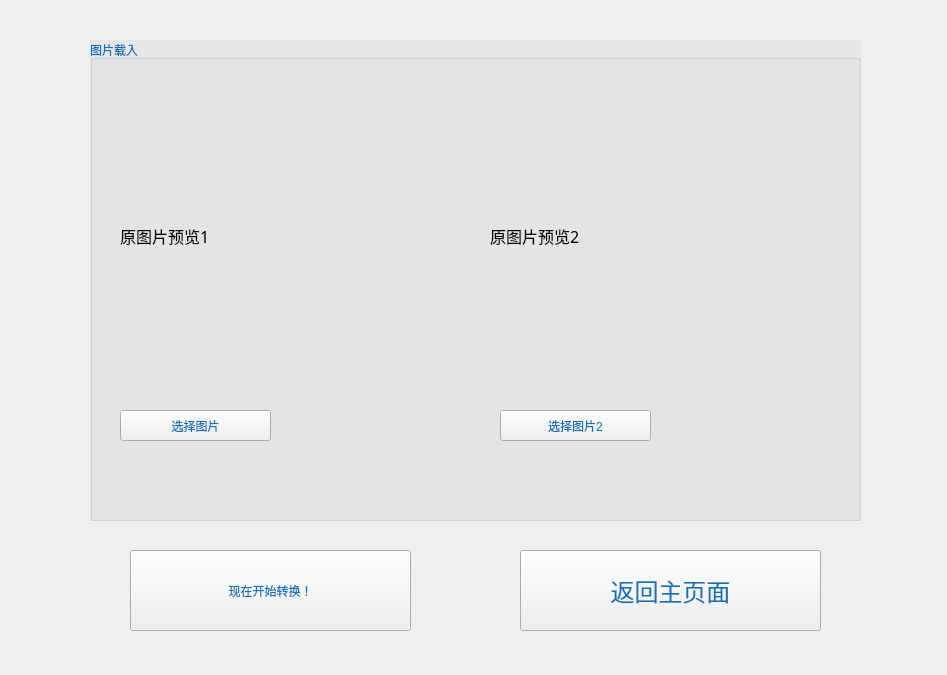
<?xml version="1.0" encoding="UTF-8"?>
<ui version="4.0">
 <class>Form</class>
 <widget class="QWidget" name="Form">
  <property name="geometry">
   <rect>
    <x>0</x>
    <y>0</y>
    <width>947</width>
    <height>675</height>
   </rect>
  </property>
  <property name="windowTitle">
   <string>Form</string>
  </property>
  <widget class="QPushButton" name="pushButton_2">
   <property name="geometry">
    <rect>
     <x>130</x>
     <y>550</y>
     <width>281</width>
     <height>81</height>
    </rect>
   </property>
   <property name="styleSheet">
    <string notr="true">font: 18pt &quot;楷体&quot;;color:rgb(16, 113, 184)</string>
   </property>
   <property name="text">
    <string>现在开始转换！</string>
   </property>
   <property name="icon">
    <iconset>
     <normaloff>../../pikaqiu22.png</normaloff>../../pikaqiu22.png</iconset>
   </property>
   <property name="iconSize">
    <size>
     <width>80</width>
     <height>80</height>
    </size>
   </property>
  </widget>
  <widget class="QGroupBox" name="groupBox">
   <property name="geometry">
    <rect>
     <x>90</x>
     <y>40</y>
     <width>771</width>
     <height>481</height>
    </rect>
   </property>
   <property name="palette">
    <palette>
     <active>
      <colorrole role="WindowText">
       <brush brushstyle="SolidPattern">
        <color alpha="255">
         <red>16</red>
         <green>113</green>
         <blue>184</blue>
        </color>
       </brush>
      </colorrole>
      <colorrole role="Button">
       <brush brushstyle="SolidPattern">
        <color alpha="255">
         <red>16</red>
         <green>113</green>
         <blue>184</blue>
        </color>
       </brush>
      </colorrole>
      <colorrole role="Light">
       <brush brushstyle="SolidPattern">
        <color alpha="255">
         <red>16</red>
         <green>113</green>
         <blue>184</blue>
        </color>
       </brush>
      </colorrole>
      <colorrole role="Midlight">
       <brush brushstyle="SolidPattern">
        <color alpha="255">
         <red>16</red>
         <green>113</green>
         <blue>184</blue>
        </color>
       </brush>
      </colorrole>
      <colorrole role="Dark">
       <brush brushstyle="SolidPattern">
        <color alpha="255">
         <red>16</red>
         <green>113</green>
         <blue>184</blue>
        </color>
       </brush>
      </colorrole>
      <colorrole role="Mid">
       <brush brushstyle="SolidPattern">
        <color alpha="255">
         <red>16</red>
         <green>113</green>
         <blue>184</blue>
        </color>
       </brush>
      </colorrole>
      <colorrole role="Text">
       <brush brushstyle="SolidPattern">
        <color alpha="255">
         <red>0</red>
         <green>0</green>
         <blue>0</blue>
        </color>
       </brush>
      </colorrole>
      <colorrole role="BrightText">
       <brush brushstyle="SolidPattern">
        <color alpha="255">
         <red>16</red>
         <green>113</green>
         <blue>184</blue>
        </color>
       </brush>
      </colorrole>
      <colorrole role="ButtonText">
       <brush brushstyle="SolidPattern">
        <color alpha="255">
         <red>0</red>
         <green>0</green>
         <blue>0</blue>
        </color>
       </brush>
      </colorrole>
      <colorrole role="Base">
       <brush brushstyle="SolidPattern">
        <color alpha="255">
         <red>16</red>
         <green>113</green>
         <blue>184</blue>
        </color>
       </brush>
      </colorrole>
      <colorrole role="Window">
       <brush brushstyle="SolidPattern">
        <color alpha="255">
         <red>231</red>
         <green>231</green>
         <blue>231</blue>
        </color>
       </brush>
      </colorrole>
      <colorrole role="Shadow">
       <brush brushstyle="SolidPattern">
        <color alpha="255">
         <red>16</red>
         <green>113</green>
         <blue>184</blue>
        </color>
       </brush>
      </colorrole>
      <colorrole role="HighlightedText">
       <brush brushstyle="SolidPattern">
        <color alpha="255">
         <red>16</red>
         <green>113</green>
         <blue>184</blue>
        </color>
       </brush>
      </colorrole>
      <colorrole role="AlternateBase">
       <brush brushstyle="SolidPattern">
        <color alpha="255">
         <red>16</red>
         <green>113</green>
         <blue>184</blue>
        </color>
       </brush>
      </colorrole>
      <colorrole role="NoRole">
       <brush brushstyle="SolidPattern">
        <color alpha="255">
         <red>16</red>
         <green>113</green>
         <blue>184</blue>
        </color>
       </brush>
      </colorrole>
      <colorrole role="ToolTipBase">
       <brush brushstyle="SolidPattern">
        <color alpha="255">
         <red>16</red>
         <green>113</green>
         <blue>184</blue>
        </color>
       </brush>
      </colorrole>
      <colorrole role="ToolTipText">
       <brush brushstyle="SolidPattern">
        <color alpha="255">
         <red>16</red>
         <green>113</green>
         <blue>184</blue>
        </color>
       </brush>
      </colorrole>
     </active>
     <inactive>
      <colorrole role="WindowText">
       <brush brushstyle="SolidPattern">
        <color alpha="255">
         <red>16</red>
         <green>113</green>
         <blue>184</blue>
        </color>
       </brush>
      </colorrole>
      <colorrole role="Button">
       <brush brushstyle="SolidPattern">
        <color alpha="255">
         <red>16</red>
         <green>113</green>
         <blue>184</blue>
        </color>
       </brush>
      </colorrole>
      <colorrole role="Light">
       <brush brushstyle="SolidPattern">
        <color alpha="255">
         <red>16</red>
         <green>113</green>
         <blue>184</blue>
        </color>
       </brush>
      </colorrole>
      <colorrole role="Midlight">
       <brush brushstyle="SolidPattern">
        <color alpha="255">
         <red>16</red>
         <green>113</green>
         <blue>184</blue>
        </color>
       </brush>
      </colorrole>
      <colorrole role="Dark">
       <brush brushstyle="SolidPattern">
        <color alpha="255">
         <red>16</red>
         <green>113</green>
         <blue>184</blue>
        </color>
       </brush>
      </colorrole>
      <colorrole role="Mid">
       <brush brushstyle="SolidPattern">
        <color alpha="255">
         <red>16</red>
         <green>113</green>
         <blue>184</blue>
        </color>
       </brush>
      </colorrole>
      <colorrole role="Text">
       <brush brushstyle="SolidPattern">
        <color alpha="255">
         <red>0</red>
         <green>0</green>
         <blue>0</blue>
        </color>
       </brush>
      </colorrole>
      <colorrole role="BrightText">
       <brush brushstyle="SolidPattern">
        <color alpha="255">
         <red>16</red>
         <green>113</green>
         <blue>184</blue>
        </color>
       </brush>
      </colorrole>
      <colorrole role="ButtonText">
       <brush brushstyle="SolidPattern">
        <color alpha="255">
         <red>0</red>
         <green>0</green>
         <blue>0</blue>
        </color>
       </brush>
      </colorrole>
      <colorrole role="Base">
       <brush brushstyle="SolidPattern">
        <color alpha="255">
         <red>16</red>
         <green>113</green>
         <blue>184</blue>
        </color>
       </brush>
      </colorrole>
      <colorrole role="Window">
       <brush brushstyle="SolidPattern">
        <color alpha="255">
         <red>231</red>
         <green>231</green>
         <blue>231</blue>
        </color>
       </brush>
      </colorrole>
      <colorrole role="Shadow">
       <brush brushstyle="SolidPattern">
        <color alpha="255">
         <red>16</red>
         <green>113</green>
         <blue>184</blue>
        </color>
       </brush>
      </colorrole>
      <colorrole role="HighlightedText">
       <brush brushstyle="SolidPattern">
        <color alpha="255">
         <red>16</red>
         <green>113</green>
         <blue>184</blue>
        </color>
       </brush>
      </colorrole>
      <colorrole role="AlternateBase">
       <brush brushstyle="SolidPattern">
        <color alpha="255">
         <red>16</red>
         <green>113</green>
         <blue>184</blue>
        </color>
       </brush>
      </colorrole>
      <colorrole role="NoRole">
       <brush brushstyle="SolidPattern">
        <color alpha="255">
         <red>16</red>
         <green>113</green>
         <blue>184</blue>
        </color>
       </brush>
      </colorrole>
      <colorrole role="ToolTipBase">
       <brush brushstyle="SolidPattern">
        <color alpha="255">
         <red>16</red>
         <green>113</green>
         <blue>184</blue>
        </color>
       </brush>
      </colorrole>
      <colorrole role="ToolTipText">
       <brush brushstyle="SolidPattern">
        <color alpha="255">
         <red>16</red>
         <green>113</green>
         <blue>184</blue>
        </color>
       </brush>
      </colorrole>
     </inactive>
     <disabled>
      <colorrole role="WindowText">
       <brush brushstyle="SolidPattern">
        <color alpha="255">
         <red>16</red>
         <green>113</green>
         <blue>184</blue>
        </color>
       </brush>
      </colorrole>
      <colorrole role="Button">
       <brush brushstyle="SolidPattern">
        <color alpha="255">
         <red>16</red>
         <green>113</green>
         <blue>184</blue>
        </color>
       </brush>
      </colorrole>
      <colorrole role="Light">
       <brush brushstyle="SolidPattern">
        <color alpha="255">
         <red>16</red>
         <green>113</green>
         <blue>184</blue>
        </color>
       </brush>
      </colorrole>
      <colorrole role="Midlight">
       <brush brushstyle="SolidPattern">
        <color alpha="255">
         <red>16</red>
         <green>113</green>
         <blue>184</blue>
        </color>
       </brush>
      </colorrole>
      <colorrole role="Dark">
       <brush brushstyle="SolidPattern">
        <color alpha="255">
         <red>16</red>
         <green>113</green>
         <blue>184</blue>
        </color>
       </brush>
      </colorrole>
      <colorrole role="Mid">
       <brush brushstyle="SolidPattern">
        <color alpha="255">
         <red>16</red>
         <green>113</green>
         <blue>184</blue>
        </color>
       </brush>
      </colorrole>
      <colorrole role="Text">
       <brush brushstyle="SolidPattern">
        <color alpha="255">
         <red>16</red>
         <green>113</green>
         <blue>184</blue>
        </color>
       </brush>
      </colorrole>
      <colorrole role="BrightText">
       <brush brushstyle="SolidPattern">
        <color alpha="255">
         <red>16</red>
         <green>113</green>
         <blue>184</blue>
        </color>
       </brush>
      </colorrole>
      <colorrole role="ButtonText">
       <brush brushstyle="SolidPattern">
        <color alpha="255">
         <red>16</red>
         <green>113</green>
         <blue>184</blue>
        </color>
       </brush>
      </colorrole>
      <colorrole role="Base">
       <brush brushstyle="SolidPattern">
        <color alpha="255">
         <red>231</red>
         <green>231</green>
         <blue>231</blue>
        </color>
       </brush>
      </colorrole>
      <colorrole role="Window">
       <brush brushstyle="SolidPattern">
        <color alpha="255">
         <red>231</red>
         <green>231</green>
         <blue>231</blue>
        </color>
       </brush>
      </colorrole>
      <colorrole role="Shadow">
       <brush brushstyle="SolidPattern">
        <color alpha="255">
         <red>16</red>
         <green>113</green>
         <blue>184</blue>
        </color>
       </brush>
      </colorrole>
      <colorrole role="HighlightedText">
       <brush brushstyle="SolidPattern">
        <color alpha="255">
         <red>16</red>
         <green>113</green>
         <blue>184</blue>
        </color>
       </brush>
      </colorrole>
      <colorrole role="AlternateBase">
       <brush brushstyle="SolidPattern">
        <color alpha="255">
         <red>16</red>
         <green>113</green>
         <blue>184</blue>
        </color>
       </brush>
      </colorrole>
      <colorrole role="NoRole">
       <brush brushstyle="SolidPattern">
        <color alpha="255">
         <red>16</red>
         <green>113</green>
         <blue>184</blue>
        </color>
       </brush>
      </colorrole>
      <colorrole role="ToolTipBase">
       <brush brushstyle="SolidPattern">
        <color alpha="255">
         <red>16</red>
         <green>113</green>
         <blue>184</blue>
        </color>
       </brush>
      </colorrole>
      <colorrole role="ToolTipText">
       <brush brushstyle="SolidPattern">
        <color alpha="255">
         <red>16</red>
         <green>113</green>
         <blue>184</blue>
        </color>
       </brush>
      </colorrole>
     </disabled>
    </palette>
   </property>
   <property name="autoFillBackground">
    <bool>true</bool>
   </property>
   <property name="styleSheet">
    <string notr="true">font: 18pt &quot;楷体&quot;;</string>
   </property>
   <property name="title">
    <string>图片载入</string>
   </property>
   <widget class="QLabel" name="label">
    <property name="geometry">
     <rect>
      <x>30</x>
      <y>50</y>
      <width>301</width>
      <height>291</height>
     </rect>
    </property>
    <property name="palette">
     <palette>
      <active>
       <colorrole role="WindowText">
        <brush brushstyle="SolidPattern">
         <color alpha="255">
          <red>0</red>
          <green>0</green>
          <blue>0</blue>
         </color>
        </brush>
       </colorrole>
       <colorrole role="Text">
        <brush brushstyle="SolidPattern">
         <color alpha="255">
          <red>0</red>
          <green>0</green>
          <blue>0</blue>
         </color>
        </brush>
       </colorrole>
       <colorrole role="ButtonText">
        <brush brushstyle="SolidPattern">
         <color alpha="255">
          <red>0</red>
          <green>0</green>
          <blue>0</blue>
         </color>
        </brush>
       </colorrole>
       <colorrole role="AlternateBase">
        <brush brushstyle="SolidPattern">
         <color alpha="255">
          <red>0</red>
          <green>0</green>
          <blue>0</blue>
         </color>
        </brush>
       </colorrole>
      </active>
      <inactive>
       <colorrole role="WindowText">
        <brush brushstyle="SolidPattern">
         <color alpha="255">
          <red>0</red>
          <green>0</green>
          <blue>0</blue>
         </color>
        </brush>
       </colorrole>
       <colorrole role="Text">
        <brush brushstyle="SolidPattern">
         <color alpha="255">
          <red>0</red>
          <green>0</green>
          <blue>0</blue>
         </color>
        </brush>
       </colorrole>
       <colorrole role="ButtonText">
        <brush brushstyle="SolidPattern">
         <color alpha="255">
          <red>0</red>
          <green>0</green>
          <blue>0</blue>
         </color>
        </brush>
       </colorrole>
       <colorrole role="AlternateBase">
        <brush brushstyle="SolidPattern">
         <color alpha="255">
          <red>0</red>
          <green>0</green>
          <blue>0</blue>
         </color>
        </brush>
       </colorrole>
      </inactive>
      <disabled>
       <colorrole role="WindowText">
        <brush brushstyle="SolidPattern">
         <color alpha="255">
          <red>0</red>
          <green>0</green>
          <blue>0</blue>
         </color>
        </brush>
       </colorrole>
       <colorrole role="Text">
        <brush brushstyle="SolidPattern">
         <color alpha="255">
          <red>0</red>
          <green>0</green>
          <blue>0</blue>
         </color>
        </brush>
       </colorrole>
       <colorrole role="ButtonText">
        <brush brushstyle="SolidPattern">
         <color alpha="255">
          <red>0</red>
          <green>0</green>
          <blue>0</blue>
         </color>
        </brush>
       </colorrole>
       <colorrole role="AlternateBase">
        <brush brushstyle="SolidPattern">
         <color alpha="255">
          <red>0</red>
          <green>0</green>
          <blue>0</blue>
         </color>
        </brush>
       </colorrole>
      </disabled>
     </palette>
    </property>
    <property name="font">
     <font>
      <family>楷体</family>
      <pointsize>12</pointsize>
      <weight>50</weight>
      <italic>false</italic>
      <bold>false</bold>
     </font>
    </property>
    <property name="styleSheet">
     <string notr="true">font: 12pt &quot;楷体&quot;;color:rgb(0, 0,0)</string>
    </property>
    <property name="text">
     <string>原图片预览1</string>
    </property>
   </widget>
   <widget class="QPushButton" name="pushButton">
    <property name="geometry">
     <rect>
      <x>30</x>
      <y>370</y>
      <width>151</width>
      <height>31</height>
     </rect>
    </property>
    <property name="styleSheet">
     <string notr="true">font: 14pt &quot;楷体&quot;;color:rgb(16, 113, 184)</string>
    </property>
    <property name="text">
     <string>选择图片</string>
    </property>
    <property name="icon">
     <iconset>
      <normaloff>../../../../55.png</normaloff>../../../../55.png</iconset>
    </property>
    <property name="iconSize">
     <size>
      <width>40</width>
      <height>40</height>
     </size>
    </property>
   </widget>
   <widget class="QLabel" name="label_2">
    <property name="geometry">
     <rect>
      <x>400</x>
      <y>50</y>
      <width>301</width>
      <height>291</height>
     </rect>
    </property>
    <property name="palette">
     <palette>
      <active>
       <colorrole role="WindowText">
        <brush brushstyle="SolidPattern">
         <color alpha="255">
          <red>0</red>
          <green>0</green>
          <blue>0</blue>
         </color>
        </brush>
       </colorrole>
       <colorrole role="Text">
        <brush brushstyle="SolidPattern">
         <color alpha="255">
          <red>0</red>
          <green>0</green>
          <blue>0</blue>
         </color>
        </brush>
       </colorrole>
       <colorrole role="ButtonText">
        <brush brushstyle="SolidPattern">
         <color alpha="255">
          <red>0</red>
          <green>0</green>
          <blue>0</blue>
         </color>
        </brush>
       </colorrole>
       <colorrole role="AlternateBase">
        <brush brushstyle="SolidPattern">
         <color alpha="255">
          <red>0</red>
          <green>0</green>
          <blue>0</blue>
         </color>
        </brush>
       </colorrole>
      </active>
      <inactive>
       <colorrole role="WindowText">
        <brush brushstyle="SolidPattern">
         <color alpha="255">
          <red>0</red>
          <green>0</green>
          <blue>0</blue>
         </color>
        </brush>
       </colorrole>
       <colorrole role="Text">
        <brush brushstyle="SolidPattern">
         <color alpha="255">
          <red>0</red>
          <green>0</green>
          <blue>0</blue>
         </color>
        </brush>
       </colorrole>
       <colorrole role="ButtonText">
        <brush brushstyle="SolidPattern">
         <color alpha="255">
          <red>0</red>
          <green>0</green>
          <blue>0</blue>
         </color>
        </brush>
       </colorrole>
       <colorrole role="AlternateBase">
        <brush brushstyle="SolidPattern">
         <color alpha="255">
          <red>0</red>
          <green>0</green>
          <blue>0</blue>
         </color>
        </brush>
       </colorrole>
      </inactive>
      <disabled>
       <colorrole role="WindowText">
        <brush brushstyle="SolidPattern">
         <color alpha="255">
          <red>0</red>
          <green>0</green>
          <blue>0</blue>
         </color>
        </brush>
       </colorrole>
       <colorrole role="Text">
        <brush brushstyle="SolidPattern">
         <color alpha="255">
          <red>0</red>
          <green>0</green>
          <blue>0</blue>
         </color>
        </brush>
       </colorrole>
       <colorrole role="ButtonText">
        <brush brushstyle="SolidPattern">
         <color alpha="255">
          <red>0</red>
          <green>0</green>
          <blue>0</blue>
         </color>
        </brush>
       </colorrole>
       <colorrole role="AlternateBase">
        <brush brushstyle="SolidPattern">
         <color alpha="255">
          <red>0</red>
          <green>0</green>
          <blue>0</blue>
         </color>
        </brush>
       </colorrole>
      </disabled>
     </palette>
    </property>
    <property name="font">
     <font>
      <family>楷体</family>
      <pointsize>12</pointsize>
      <weight>50</weight>
      <italic>false</italic>
      <bold>false</bold>
     </font>
    </property>
    <property name="styleSheet">
     <string notr="true">font: 12pt &quot;楷体&quot;;color:rgb(0, 0,0)</string>
    </property>
    <property name="text">
     <string>原图片预览2</string>
    </property>
   </widget>
   <widget class="QPushButton" name="pushButton_3">
    <property name="geometry">
     <rect>
      <x>410</x>
      <y>370</y>
      <width>151</width>
      <height>31</height>
     </rect>
    </property>
    <property name="styleSheet">
     <string notr="true">font: 14pt &quot;楷体&quot;;color:rgb(16, 113, 184)</string>
    </property>
    <property name="text">
     <string>选择图片2</string>
    </property>
    <property name="icon">
     <iconset>
      <normaloff>../../../../55.png</normaloff>../../../../55.png</iconset>
    </property>
    <property name="iconSize">
     <size>
      <width>40</width>
      <height>40</height>
     </size>
    </property>
   </widget>
  </widget>
  <widget class="QPushButton" name="pushButton_4">
   <property name="geometry">
    <rect>
     <x>520</x>
     <y>550</y>
     <width>301</width>
     <height>81</height>
    </rect>
   </property>
   <property name="font">
    <font>
     <family>楷体</family>
     <pointsize>18</pointsize>
     <weight>50</weight>
     <italic>false</italic>
     <bold>false</bold>
    </font>
   </property>
   <property name="styleSheet">
    <string notr="true">font: 18pt &quot;楷体&quot;;color:rgb(16, 113, 184)</string>
   </property>
   <property name="text">
    <string>返回主页面</string>
   </property>
   <property name="icon">
    <iconset>
     <normaloff>pikaqiu23.png</normaloff>pikaqiu23.png</iconset>
   </property>
   <property name="iconSize">
    <size>
     <width>120</width>
     <height>120</height>
    </size>
   </property>
  </widget>
 </widget>
 <resources/>
 <connections/>
</ui>
